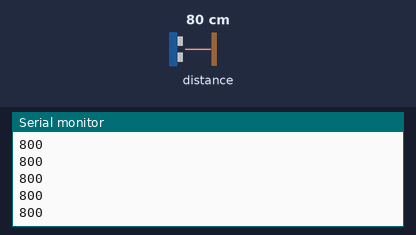
A sketch run on a simulated Arduino Uno, built with avr-gcc and run on an emulated ATmega328P. Shown: the last lines printed to the serial monitor. The test bench sets the inputs (shaded band); at power-on: distance to the obstacle 80 cm.

Above: at 1.2 s.
1.3 s: distance to the obstacle set to 2 cm
At 2.0 s:
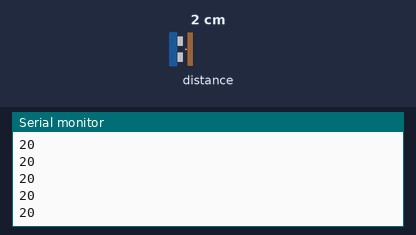
2.8 s: distance to the obstacle set to 4 cm
At 3.4 s:
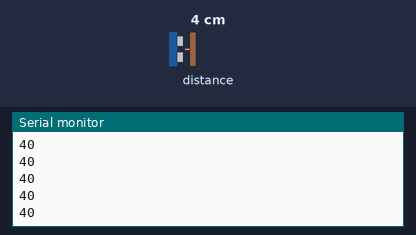
Timing chart, 0 to 5.8 s (numbered marks = the images above; inputs shaded):
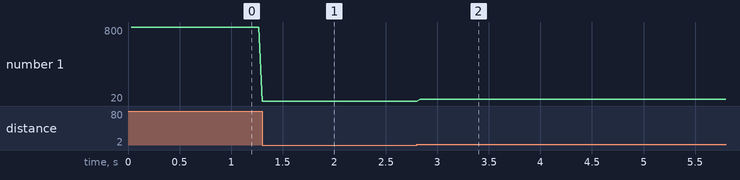

Measured:
- after the input at 1.3 s, the serial monitor: prints a new line at once (image 1)
- after the input at 2.8 s, the serial monitor: prints a new line at once (image 2)
- plotted number 1: 800 → 20 after the input at 1.3 s, 20 → 40 after the input at 2.8 s

The sketch:

vl53l0x_test.ino
```cpp
/* This example shows how to get single-shot range
 measurements from the VL53L0X. The sensor can optionally be
 configured with different ranging profiles, as described in
 the VL53L0X API user manual, to get better performance for
 a certain application. This code is based on the four
 "SingleRanging" examples in the VL53L0X API.

 The range readings are in units of mm. */

#include <Wire.h>
#include <VL53L0X.h>

VL53L0X sensor;


// Uncomment this line to use long range mode. This
// increases the sensitivity of the sensor and extends its
// potential range, but increases the likelihood of getting
// an inaccurate reading because of reflections from objects
// other than the intended target. It works best in dark
// conditions.

#define LONG_RANGE


// Uncomment ONE of these two lines to get
// - higher speed at the cost of lower accuracy OR
// - higher accuracy at the cost of lower speed

//#define HIGH_SPEED
#define HIGH_ACCURACY


void setup()
{
  Serial.begin(115200);
  Wire.begin();

  sensor.init();
  sensor.setTimeout(500);

#if defined LONG_RANGE
  // lower the return signal rate limit (default is 0.25 MCPS)
  sensor.setSignalRateLimit(0.1);
  // increase laser pulse periods (defaults are 14 and 10 PCLKs)
  sensor.setVcselPulsePeriod(VL53L0X::VcselPeriodPreRange, 18);
  sensor.setVcselPulsePeriod(VL53L0X::VcselPeriodFinalRange, 14);
#endif

#if defined HIGH_SPEED
  // reduce timing budget to 20 ms (default is about 33 ms)
  sensor.setMeasurementTimingBudget(20000);
#elif defined HIGH_ACCURACY
  // increase timing budget to 200 ms
  sensor.setMeasurementTimingBudget(200000);
#endif
}

void loop()
{
  Serial.print(sensor.readRangeSingleMillimeters());
  if (sensor.timeoutOccurred()) { Serial.print(" TIMEOUT"); }

  Serial.println();
}
```
